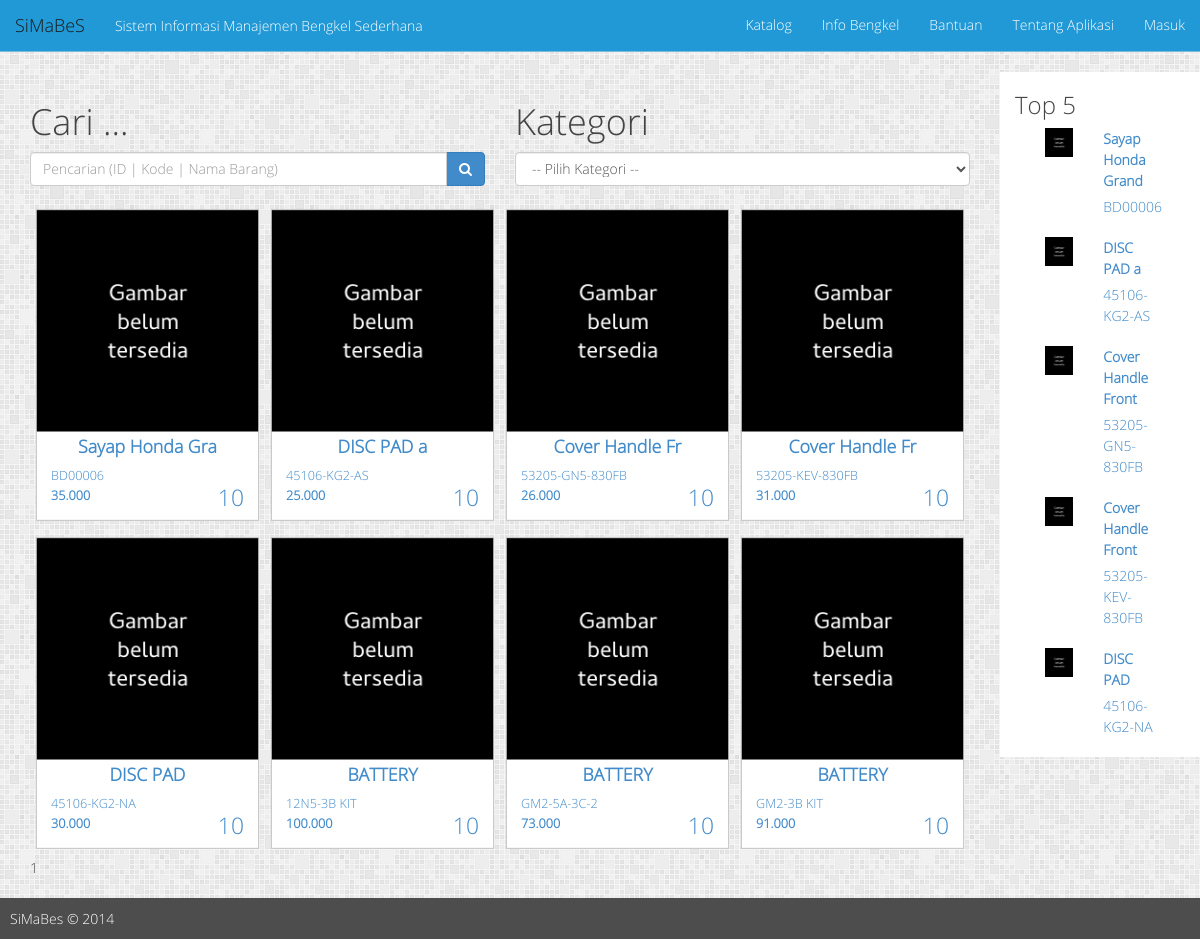
Before: / with the older database file.
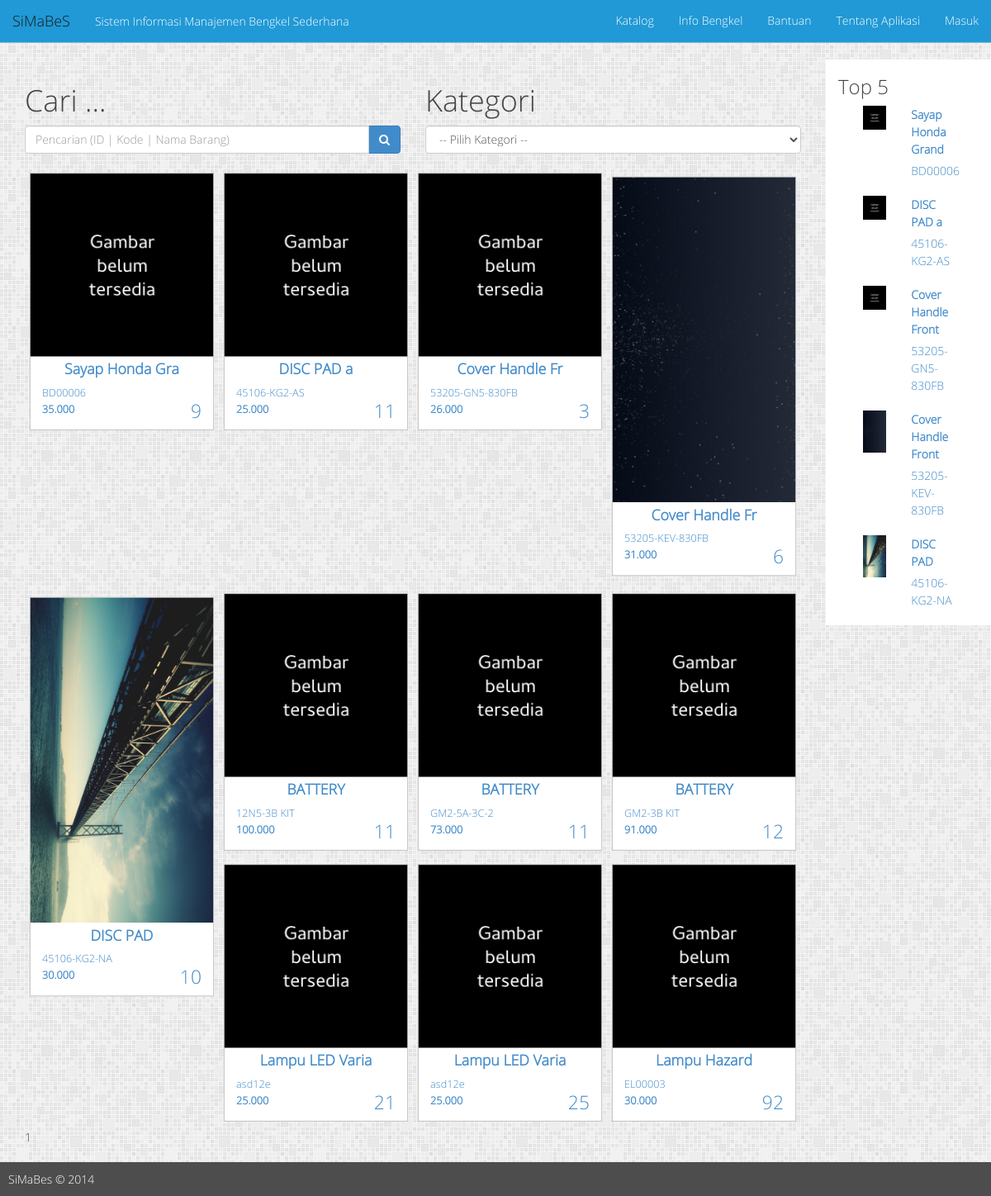
After: the same page with the newer database file.
### tables this page shows
CREATE TABLE IF NOT EXISTS `br_data` (
  `id_brg` varchar(9) NOT NULL,
  `kode_brg` varchar(25) NOT NULL,
  `nm_brg` varchar(25) NOT NULL,
  `id_kt_brg` varchar(2) NOT NULL,
  `id_kualitas` varchar(2) NOT NULL,
  `hrg_beli` double NOT NULL,
  `hrg_jual` double NOT NULL,
  `id_satuan` varchar(2) NOT NULL,
  `stok` int(5) NOT NULL,
  `stok_min` int(3) NOT NULL,
  `id_rak` int(2) NOT NULL,
  `id_sup` varchar(5) NOT NULL,
  `tgl_masuk` date NOT NULL,
  `ket_brg` text NOT NULL,
  `photo_brg` text NOT NULL,
  `terjual` int(3) NOT NULL COMMENT 'jumlah yang telah terjual (pelayanan/penjualan)',
  `dipesan` enum('0','1','2') NOT NULL COMMENT '0: sudah diterima/belum dipesan, 1 : sudah dimasukan dalam pesanan 2: pesanan sudah ditindak lanjuti',
  `wkt_ubah` datetime NOT NULL
);

### index.php (called while the page is built, shortened)
<?php
include ("katalog/header.php");
$mod = $_GET['mod'];
if(empty($mod)){
	include ("katalog/katalog.php");
}
include ("katalog/footer.php");
?>

### katalog/katalog.php (the view, shortened to what this page needs)
<?php
$BarisPerHal = 18;
if(isset($_GET['page'])){
    $NoHal = $_GET['page'];
}
else $NoHal = 1;
$offset = 1 + (($NoHal - 1) * $BarisPerHal);
$offset2=$offset - 1;
$query   = "SELECT COUNT(*) as jumData FROM `br_data`";
$hasil  = mysql_query($query);
$data     = mysql_fetch_array($hasil);
$jumData = $data['jumData'];
		if(!empty($_GET['s'])) {
			$qry="select * from br_data where kode_brg='".$_GET['s']."'or nm_brg LIKE '%".$_GET['s']."%' ORDER by id_brg asc LIMIT $offset2, $BarisPerHal";
		}
		elseif(!empty($_GET['cat'])){
			$qry="select * from br_data where id_kt_brg='".$_GET['cat']."' order by id_brg ASC LIMIT $offset2, $BarisPerHal";
		}
		else {
			$qry="select * from br_data ORDER by id_brg ASC  LIMIT $offset2, $BarisPerHal";
		}
		$list=mysql_query($qry) or die (mysql_error());
		$count=mysql_num_rows($list);
?>
 <div class="col-lg-10">
		<div class="col-lg-12 search">
			<div class="col-md-6 " >
				<h1>Cari ...</h1>
				<form action="" method="get" name="form-search">
				<div class="input-group">
					<input type="text" name="s" placeholder="Pencarian (ID | Kode | Nama Barang)" class="form-control" value="<?php if(!empty($_GET['s'])){echo $_GET['s'];} ?>"required>
					<span class="input-group-btn">
						<button class="btn btn-primary" type="submit"><i class="fa fa-search"></i></button>
					</span>
				</div>
				</form>
			</div>
			<div class="col-md-6">
			<div class="form-group">
				<h1>Kategori</h1>
				<form  action="" method="get" name="form-cat" role="form">
                <select class="form-control" name="cat" id="cat" onchange="this.form.submit()">
					<option value="">-- Pilih Kategori --</option>
				</select>
				</form>
			</div>
			</div>
		</div>
		<div class="col-lg-12">
			<?php
			if($count>0){
			while($data=mysql_fetch_array($list)){
				echo'
				<a href="katalog/lihat.php?id_brg='.$data['id_brg'].'" target="framepopup" onClick="setdisplay(\'divpopup\',1)">
				<div class="col-xs-4 col-md-3 col-lg-3 ">
				<div class="row ct-item ">
					<img  src="adm/'.$data['photo_brg'].'" style="width:100%;">
					<div class="col-lg-12 ct-item-name"><label>'.substr($data['nm_brg'],0,15).'</label></div>
					<div class="col-lg-8 ct-item-desc"><p>';
						if(!empty($data['kode_brg'])){
							echo substr($data['kode_brg'],0,15) ;
						}
						else{echo substr($data['id_brg'],0,15);}
						$harga = $data['hrg_jual'];
						$price = number_format($harga, 0,',','.');
					echo'<br><label>'.$price.'</label></p></div>
					<div class="col-lg-4 ct-item-stok"><h3>'.$data['stok'].'</h3></div>
				</div>
				</div></a>';
			}
			}
			else{echo "<h3>barang tidak ada</h3>";}
			?>
		</div>
		<div class="col-lg-6">
		<?php if($count>0){include ("katalog/halaman.php");} ?>
		</div>
    </div>
    <div class="col-lg-2 col-xs-12 col-md-12 smp">
    <h3>Top 5</h3>
		<?php
			$qry=mysql_query("select * from br_data ORDER by terjual DESC  LIMIT 5") or die(mysql_error());
			while($data = mysql_fetch_array($qry)){
				echo'
				<a href="katalog/lihat.php?id_brg='.$data['id_brg'].'" target="framepopup" onClick="setdisplay(\'divpopup\',1)">
				<div class="col-lg-12 col-md-3 col-xs-2 top-item" >
					<div class="col-lg-5">
						<img  src="adm/'.$data['photo_brg'].'" style="width:100%;">
					</div>
					<div class="col-lg-7 ">
						<label>'.$data['nm_brg'].'</label>
						<p>';
						if(!empty($data['kode_brg'])){
							echo substr($data['kode_brg'],0,15) ;
						}
						else{echo substr($data['id_brg'],0,15);}
						echo'</p>
					</div>
				</div></a>
				';
			}
		?>
    </div>

### katalog/header.php (shortened to what this page needs)
<!DOCTYPE html>
<html lang="en">
<head>
	<link href="css/bootstrap.css" rel="stylesheet">
	<link href="css/font-awesome.css" rel="stylesheet">
	<link href="css/fonts-custom.css" rel="stylesheet">
	<link href="css/katalog.css" rel="stylesheet">
	<link href="css/custom.css" rel="stylesheet">
</head>
<body >
    <nav class="navbar navbar-default  navbar-static-top " role="navigation">
		<div class="navbar-header">
			<a class="navbar-brand" href="#">SiMaBeS</a>
			<span class="navbar-text" >Sistem Informasi Manajemen Bengkel Sederhana</span>
		</div>
		<div class="collapse navbar-collapse" id="menu" style="float:right;">
		<ul class="nav navbar-nav  ">
			<li id="catalog" class="<?php if(!empty($_GET['mod']) AND $_GET['mod']=="catalog"){echo "active";} ?>" ><a href="?mod=catalog">Katalog</a></li>
			<li id="info" class="<?php if(!empty($_GET['mod']) AND $_GET['mod']=="info"){echo "active";} ?>" ><a href="?mod=info">Info Bengkel</a></li>
			<li id="help" class="<?php if(!empty($_GET['mod']) AND $_GET['mod']=="help"){echo "active";} ?>" ><a href="?mod=help">Bantuan</a></li>
			<li id="about" class="<?php if(!empty($_GET['mod']) AND $_GET['mod']=="about"){echo "active";} ?>" ><a href="?mod=about">Tentang Aplikasi</a></li>
			<li id="login"><a href="login.php">Masuk</a></li>
		</ul>
		</div>
	</nav>
<div id="content">

### katalog/halaman.php (shortened to what this page needs)
<?php
	echo "<div class='wrapper-navigasi'>";
	if(!empty($_GET['kat'])) {
	}
	else{
		$jumPage = ceil($jumData/$BarisPerHal);
		echo "<div class='navigasi'>";
		for($page = 1; $page <= $jumPage; $page++){
			if ((($page >= $NoHal - 3) && ($page <= $NoHal + 3)) || ($page == 1) || ($page == $jumPage)) {
				if ($page == $NoHal)
				echo " <span class='selected'>".$page."</span> ";
				else
				echo " <a class='page' href='$baselink&page=".$page."'>".$page."</a> ";
			}
		}
	echo "</div>";
	}
	echo "</div>";
?>

### katalog/footer.php
</div>
<div class="col-lg-12 footer"> SiMaBes &copy; 2014</div>
</body>
</html>

### css/katalog.css (style rules this page uses)
body { background: url('../img/bg.png') repeat; line-height: 1.5em; color: #444; font-family: 'OpenSans-Light'; margin: 0; padding: 0; border: 0; outline: 0; }
.search { margin-top:10px; height:auto; padding:0; }
.ct-item { background:#fff; border:1px solid #BFBFBF; -webkit-transform:scale(0.95); -moz-transform:scale(0.95); -o-transform:scale(0.95); -ms-transform:scale(0.95); transform:scale(0.95); }
.ct-item-name { text-align:center; font-size:14pt; padding:5px 0 5px 0; }
.ct-item-desc { font-size:10pt; padding-left:15px; }
.ct-item-stok { text-align:right; }
.top-item { margin-bottom:10px; }
.footer { margin-top:20px; background:#4D4D4D; color:#fff; padding:10px; }
.navbar-default { background-color: #2099D6; border-color: #7ABADB; }
.navbar-default .navbar-nav > li > a { color: white; }
.navbar-header .navbar-brand, .navbar-header .navbar-text { color:#fff; }
.smp { background:#fff; }

Changed rows visible on the page:
changed br_data "Sayap Honda Gra": stok "10" → "9"
changed br_data "DISC PAD a": stok "10" → "11"
changed br_data "53205-GN5-830FB": stok "10" → "3"
changed br_data "53205-KEV-830FB": photo_brg: picture added in place of a placeholder; stok "10" → "6"
changed br_data "DISC PAD": photo_brg: picture added in place of a placeholder
changed br_data "12N5-3B KIT": stok "10" → "11"
changed br_data "GM2-5A-3C-2": stok "10" → "11"
changed br_data "GM2-3B KIT": stok "10" → "12"
added br_data: photo_brg (placeholder picture), nm_brg "Lampu LED Varia", kode_brg "asd12e", hrg_jual "25.000", stok "21", shown under "Kategori"
added br_data: photo_brg (placeholder picture), nm_brg "Lampu LED Varia", kode_brg "asd12e", hrg_jual "25.000", stok "25", shown under "Kategori"
added br_data: photo_brg (placeholder picture), nm_brg "Lampu Hazard", id_brg "EL00003", hrg_jual "30.000", stok "92", shown under "Kategori"
